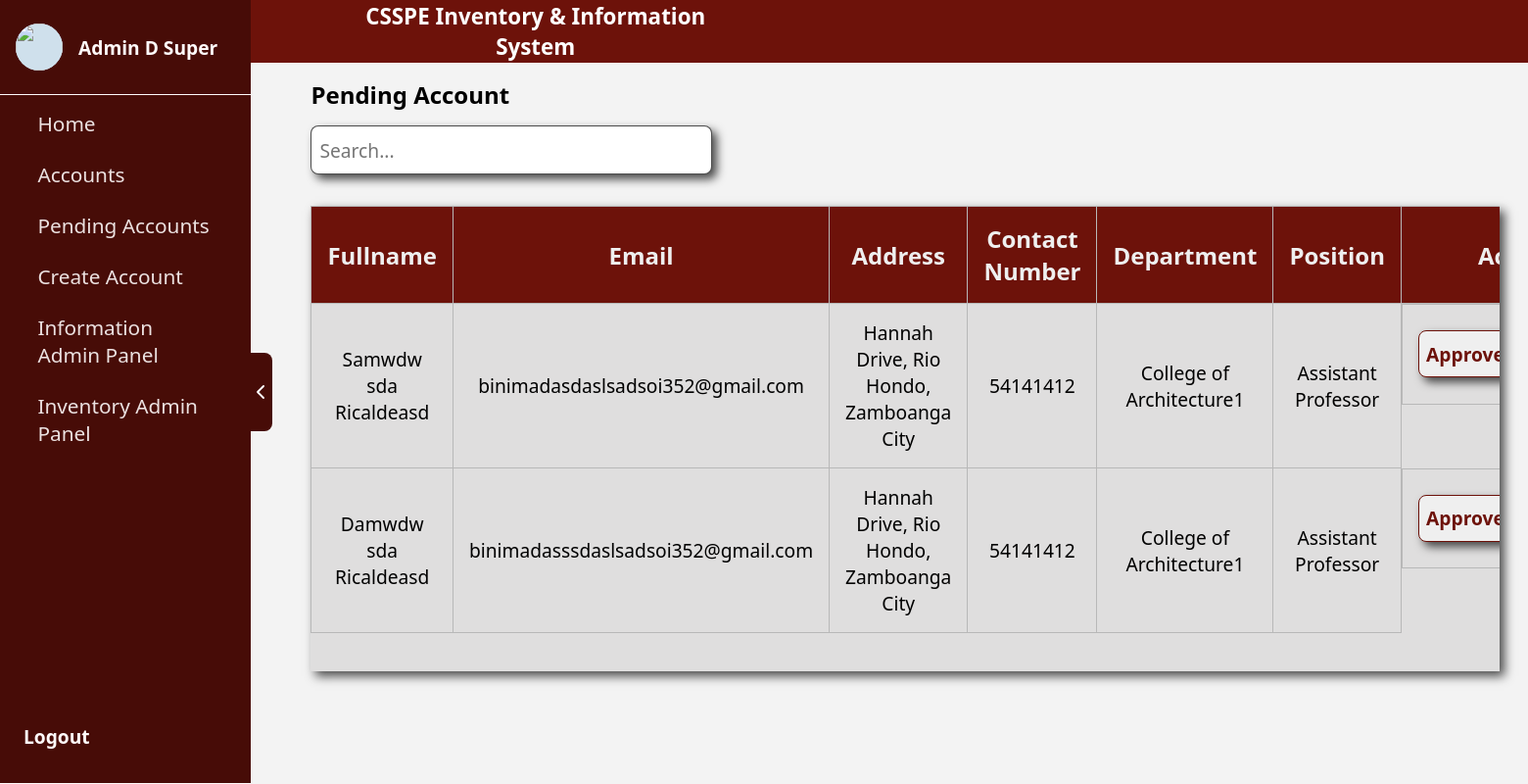
/superAdmin/pendingAccount.php (signed in), run on an earlier commit of the app's database.
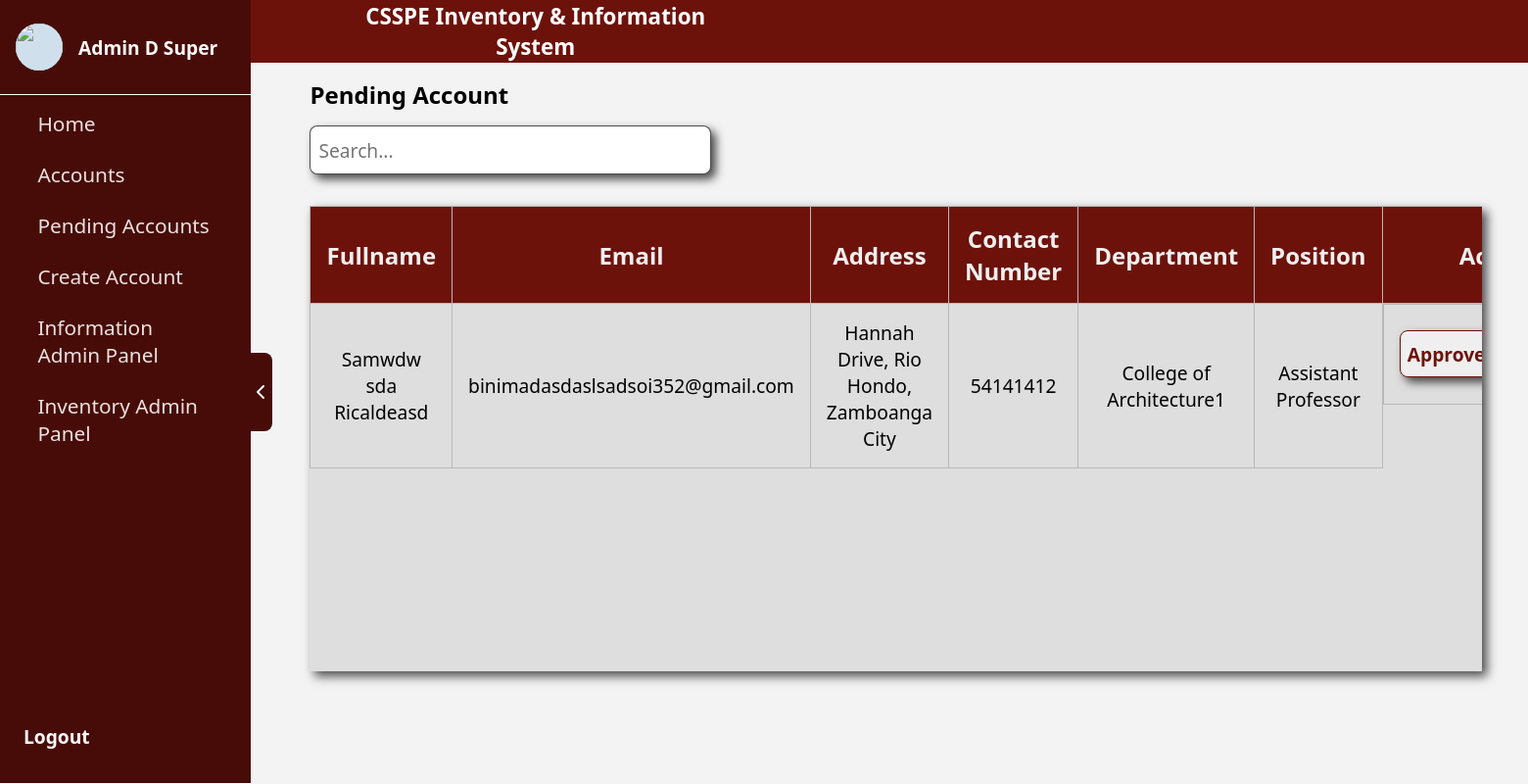
And on a later commit of the database.
### tables this page shows
CREATE TABLE `pending_users` (
  `id` int(11) NOT NULL,
  `first_name` varchar(100) NOT NULL,
  `last_name` varchar(100) NOT NULL,
  `middle_name` varchar(100) DEFAULT NULL,
  `email` varchar(255) NOT NULL,
  `address` text NOT NULL,
  `contact_no` varchar(15) NOT NULL,
  `rank` enum('Instructor','Assistant Professor','Associate Professor','Professor') NOT NULL,
  `password` varchar(255) NOT NULL,
  `created_at` timestamp NOT NULL DEFAULT current_timestamp(),
  `role` varchar(50) NOT NULL DEFAULT 'Instructor',
  `image` varchar(255) DEFAULT NULL,
  `department` varchar(255) NOT NULL
);

### superAdmin/pendingAccount.php (the view, shortened to what the changed rows need)
<?php
require_once '../conn/conn.php';
$query = "SELECT id, first_name, last_name, middle_name, email, address, contact_no, rank, password, created_at, role, department FROM pending_users";
$result = mysqli_query($conn, $query);
?>
<!DOCTYPE html>
<html lang="en">
<head>
    <link rel="stylesheet" href="../assets/css/pendingAccount.css">
    <link rel="stylesheet" href="../assets/css/sidebar.css">
    <link href="https://cdn.jsdelivr.net/npm/sweetalert2@11/dist/sweetalert2.min.css" rel="stylesheet">
</head>
<body>
    <div class="body">
        <div class="mainContainer" style="margin-left: 250px;">
            <div class="container">
                <div class="tableContainer" style="height:475px">
                    <table id="dataTable">
                        <thead>
                            <tr>
                                <th>Fullname</th>
                                <th>Email</th>
                                <th>Address</th>
                                <th>Contact Number</th>
                                <th>Department</th>
                                <th>Position</th>
                                <th>Action</th>
                            </tr>
                        </thead>
                        <tbody>
                            <?php while ($row = mysqli_fetch_assoc($result)): ?>
                                <tr>
                                    <td><?php echo htmlspecialchars($row['first_name'] . ' ' . $row['middle_name'] . ' ' . $row['last_name']); ?>
                                    </td>
                                    <td><?php echo htmlspecialchars($row['email']); ?></td>
                                    <td><?php echo htmlspecialchars($row['address']); ?></td>
                                    <td><?php echo htmlspecialchars($row['contact_no']); ?></td>
                                    <td><?php echo htmlspecialchars($row['department']); ?></td>
                                    <td><?php echo htmlspecialchars($row['rank']); ?></td>
                                    <td class="button">
                                        <a href="#" onclick="approveUser(<?php echo $row['id']; ?>)">
                                            <button class="addButton1" style="width: 6rem;">Approve</button>
                                        </a>
                                    </td>
                                </tr>
                            <?php endwhile; ?>
                        </tbody>
                    </table>
                </div>
            </div>
        </div>
    </div>
</body>
</html>

What changed in the data, as far as the page shows it:
removed pending_users: first_name+middle_name+last_name "Damwdw sda Ricaldeasd", email "binimadasssdaslsadsoi352@gmail.com", address "Hannah Drive, Rio Hondo, Zamboanga City", contact_no "54141412", department "College of Architecture1", rank "Assistant Professor"
